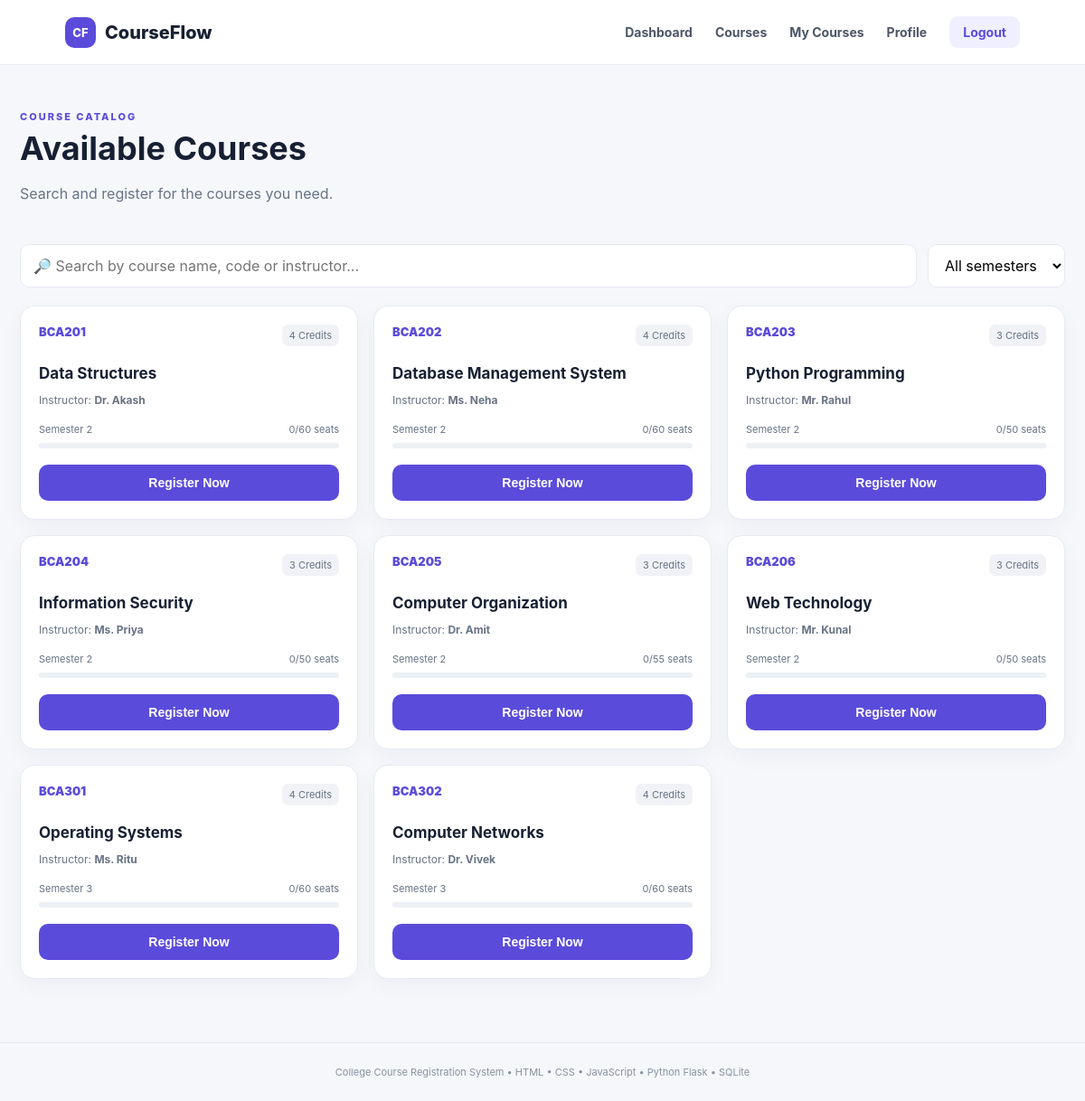
/courses (signed in), run on the app's committed database.
### tables this page shows
CREATE TABLE courses (
        id INTEGER PRIMARY KEY AUTOINCREMENT,
        code TEXT UNIQUE NOT NULL,
        name TEXT NOT NULL,
        instructor TEXT NOT NULL,
        credits INTEGER NOT NULL,
        semester INTEGER NOT NULL,
        seats INTEGER NOT NULL
    );

### app.py (the view)
@app.route("/courses")
@student_login_required
def courses():
    conn = get_db()
    student_id = session["student_id"]
    rows = conn.execute("""
        SELECT c.*,
               CASE WHEN r.id IS NULL THEN 0 ELSE 1 END AS is_registered,
               (SELECT COUNT(*) FROM registrations rr WHERE rr.course_id=c.id) AS enrolled
        FROM courses c
        LEFT JOIN registrations r ON c.id=r.course_id AND r.student_id=?
        ORDER BY c.semester, c.code
    """, (student_id,)).fetchall()
    conn.close()
    return render_template("courses.html", courses=rows)

### app.py (called while the page is built)
def get_db():
    conn = sqlite3.connect(DB_PATH)
    conn.row_factory = sqlite3.Row
    conn.execute("PRAGMA foreign_keys = ON")
    return conn

def student_login_required(view):
    @wraps(view)
    def wrapped(*args, **kwargs):
        if "student_id" not in session:
            flash("Please login as a student first.", "warning")
            return redirect(url_for("login"))
        return view(*args, **kwargs)
    return wrapped

### templates/courses.html (shortened to what this page needs)
{% extends "base.html" %}
{% block content %}
<div class="page-head"><div><div class="eyebrow">COURSE CATALOG</div><h1>Available Courses</h1><p class="muted">Search and register for the courses you need.</p></div></div>
<div class="toolbar"><input id="courseSearch" class="search" placeholder="🔎 Search by course name, code or instructor..."><select id="semesterFilter"><option value="">All semesters</option><option value="2">Semester 2</option><option value="3">Semester 3</option></select></div>
<div class="course-grid" id="courseGrid">
{% for c in courses %}
<article class="course-card" data-search="{{ c.code }} {{ c.name }} {{ c.instructor }}" data-semester="{{ c.semester }}">
    <div class="course-top"><span class="course-code">{{ c.code }}</span><span class="credits">{{ c.credits }} Credits</span></div>
    <h3>{{ c.name }}</h3><p>Instructor: <b>{{ c.instructor }}</b></p>
    <div class="course-meta"><span>Semester {{ c.semester }}</span><span>{{ c.enrolled }}/{{ c.seats }} seats</span></div>
    <div class="seatbar"><span style="width: {{ ((c.enrolled / c.seats) * 100)|round|int }}%"></span></div>
    {% if c.is_registered %}
        <button class="btn disabled full" disabled>✓ Already Registered</button>
    {% else %}
        <form method="POST" action="{{ url_for('register_course', course_id=c.id) }}">
            <button class="btn primary full" onclick="return confirmRegister('{{ c.name }}')">Register Now</button>
        </form>
    {% endif %}
</article>
{% endfor %}
</div>
{% endblock %}

### templates/base.html (shortened to what this page needs)
<!DOCTYPE html>
<html lang="en">
<head>
    <link rel="stylesheet" href="{{ url_for('static', filename='style.css') }}">
</head>
<body>
<nav class="navbar">
    <a class="brand" href="{{ url_for('index') }}"><span>CF</span> CourseFlow</a>
    <div class="navlinks">
        {% if session.get('student_id') %}
            <a href="{{ url_for('dashboard') }}">Dashboard</a>
            <a href="{{ url_for('courses') }}">Courses</a>
            <a href="{{ url_for('my_courses') }}">My Courses</a>
            <a href="{{ url_for('profile') }}">Profile</a>
            <a class="nav-btn" href="{{ url_for('logout') }}">Logout</a>
        {% elif session.get('admin') %}
            <a href="{{ url_for('admin_dashboard') }}">Admin Dashboard</a>
            <a href="{{ url_for('admin_courses') }}">Courses</a>
            <a href="{{ url_for('students') }}">Students</a>
            <a href="{{ url_for('registrations') }}">Registrations</a>
            <a class="nav-btn" href="{{ url_for('logout') }}">Logout</a>
        {% else %}
            <a href="{{ url_for('login') }}">Student Login</a>
            <a href="{{ url_for('admin_login') }}">Admin</a>
        {% endif %}
    </div>
</nav>
<main class="page">
    {% block content %}{% endblock %}
</main>
<footer>College Course Registration System • HTML • CSS • JavaScript • Python Flask • SQLite</footer>
</body>
</html>

### static/style.css (style rules this page uses)
:root { --bg:#f6f7fb;--card:#fff;--ink:#172033;--muted:#687386;--line:#e7eaf0; --accent:#5b4bdb;--accent2:#7b68ee;--green:#138a62;--red:#c94b5b; --shadow:0 14px 35px rgba(27,31,50,.08) }
* { box-sizing:border-box }
body { margin:0;background:var(--bg);color:var(--ink);font-family:Inter,ui-sans-serif,system-ui,-apple-system,Segoe UI,sans-serif }
a { text-decoration:none;color:inherit }
.navbar { height:72px;background:#fff;border-bottom:1px solid var(--line);display:flex;align-items:center;justify-content:space-between;padding:0 6%;position:sticky;top:0;z-index:10 }
.brand { font-weight:850;font-size:20px;display:flex;gap:10px;align-items:center }
.brand span { background:var(--accent);color:#fff;width:34px;height:34px;display:grid;place-items:center;border-radius:10px;font-size:13px }
.navlinks { display:flex;gap:25px;align-items:center;font-size:14px;font-weight:650;color:#4d5668 }
.nav-btn { padding:9px 15px;background:#f0efff;color:var(--accent)!important;border-radius:9px }
.page { max-width:1200px;margin:auto;padding:35px 22px 70px }
.pill,.eyebrow { font-size:11px;letter-spacing:2px;font-weight:850;color:var(--accent) }
.btn { border:0;border-radius:10px;padding:12px 18px;font-weight:800;cursor:pointer;font-size:14px;display:inline-flex;align-items:center;justify-content:center }
.primary { background:var(--accent);color:#fff }
.full { width:100% }
.page-head { display:flex;justify-content:space-between;align-items:flex-end;gap:20px;margin:15px 0 28px }
.page-head h1 { font-size:36px;margin:6px 0 }
.muted { color:var(--muted);line-height:1.5 }
.code,.course-code { font-weight:900;color:var(--accent);font-size:13px }
.toolbar { display:flex;gap:12px;margin-bottom:20px }
.search,select,input { border:1px solid var(--line);background:#fff;border-radius:10px;padding:12px 14px;font:inherit;outline:none }
.search { flex:1 }
.course-grid { display:grid;grid-template-columns:repeat(3,1fr);gap:17px }
.course-card { background:#fff;border:1px solid var(--line);border-radius:16px;padding:20px;box-shadow:0 8px 25px rgba(30,34,55,.04) }
.course-top,.course-meta { display:flex;justify-content:space-between;gap:10px }
.credits { font-size:11px;color:var(--muted);background:#f1f2f6;padding:5px 8px;border-radius:7px }
.course-card h3 { font-size:17px;margin:20px 0 7px }
.course-card p { font-size:12px;color:var(--muted) }
.course-meta { font-size:11px;color:var(--muted);margin:18px 0 8px }
.seatbar { height:6px;background:#edf0f4;border-radius:10px;overflow:hidden;margin-bottom:18px }
footer { text-align:center;border-top:1px solid var(--line);padding:25px;color:#8a91a0;font-size:11px }

### data on the page
courses: code "BCA201", credits "4", name "Data Structures", instructor "Dr. Akash", semester "2", enrolled "0", seats "60"
courses: code "BCA202", credits "4", name "Database Management System", instructor "Ms. Neha", semester "2", enrolled "0", seats "60"
courses: code "BCA203", credits "3", name "Python Programming", instructor "Mr. Rahul", semester "2", enrolled "0", seats "50"
courses: code "BCA204", credits "3", name "Information Security", instructor "Ms. Priya", semester "2", enrolled "0", seats "50"
courses: code "BCA205", credits "3", name "Computer Organization", instructor "Dr. Amit", semester "2", enrolled "0", seats "55"
courses: code "BCA206", credits "3", name "Web Technology", instructor "Mr. Kunal", semester "2", enrolled "0", seats "50"
courses: code "BCA301", credits "4", name "Operating Systems", instructor "Ms. Ritu", semester "3", enrolled "0", seats "60"
courses: code "BCA302", credits "4", name "Computer Networks", instructor "Dr. Vivek", semester "3", enrolled "0", seats "60"
